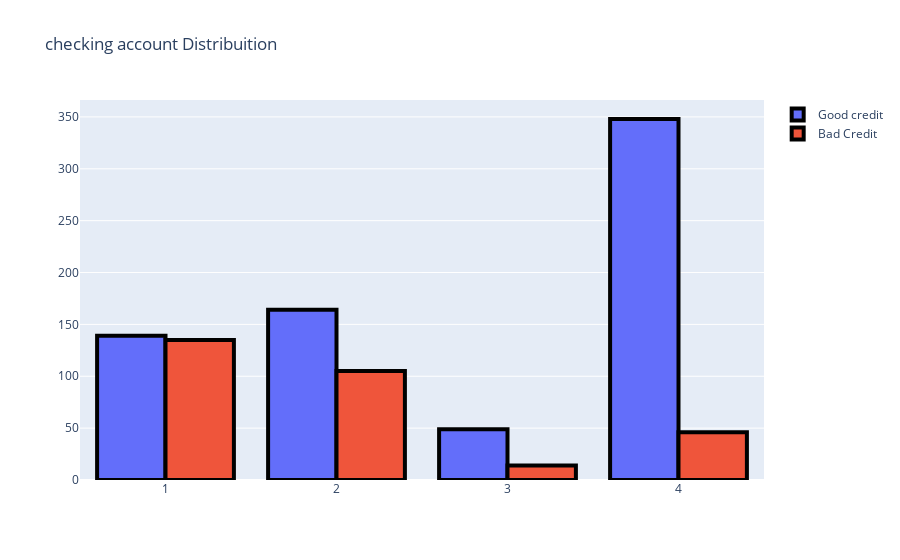

Here is the notebook cell this chart was saved with:
### Markdown cell above
### checking account dest

### Code cell
Good = go.Bar(
    x = df[df["Y"]== 1]["X01"].value_counts().index.values,
    y = df[df["Y"]== 1]["X01"].value_counts().values,
    name='Good credit'
)

Bad = go.Bar(
    x = df[df["Y"]== 2]["X01"].value_counts().index.values,
    y = df[df["Y"]== 2]["X01"].value_counts().values,
    name="Bad Credit"
)

data = [Good, Bad]

layout = go.Layout(
    title='checking account Distribuition'
)

fig = go.Figure(data=data, layout=layout)
fig.data[0].marker.line.width = 4
fig.data[0].marker.line.color = "black"
fig.data[1].marker.line.width = 4
fig.data[1].marker.line.color = "black"

py.iplot(fig, filename='checking account-Grouped')

### Figure 1 — Plotly figure (JSON) as saved in the notebook; plotly's stock layout.template omitted (floating-point values rounded to 4 significant figures)
{"data": [{"marker": {"line": {"color": "black", "width": 4}}, "name": "Good credit", "type": "bar", "x": [4, 2, 1, 3], "y": [348, 164, 139, 49]}, {"marker": {"line": {"color": "black", "width": 4}}, "name": "Bad Credit", "type": "bar", "x": [1, 2, 4, 3], "y": [135, 105, 46, 14]}], "layout": {"title": {"text": "checking account Distribuition"}}}
